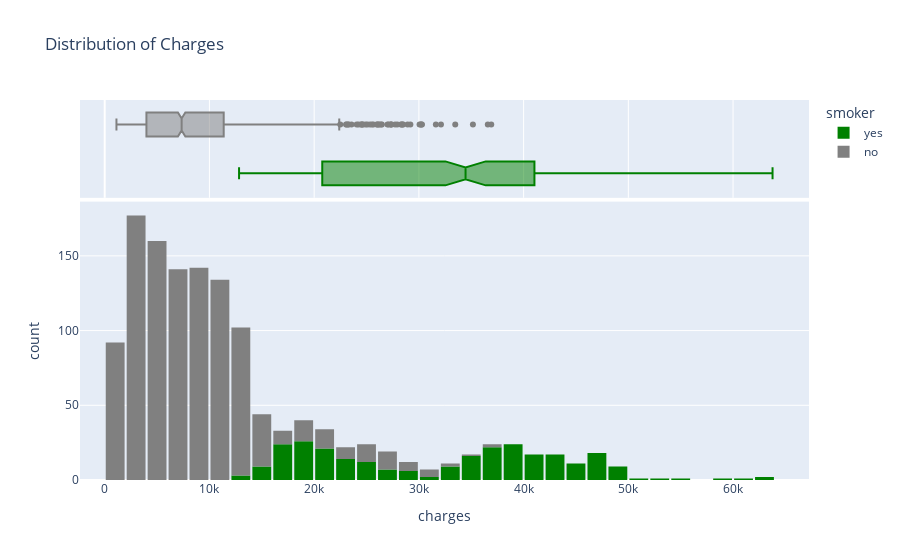

Source (notebook cell):
### Code cell
fig = px.histogram(medical_df,
                  x = 'charges',
                  marginal = 'box',
                    color ='smoker',
                  color_discrete_sequence = ['green','grey'],
                  title = 'Distribution of Charges')
fig.update_layout(bargap=0.1)
fig.show()

### Figure 1 — Plotly figure (JSON) as saved in the notebook; plotly's stock layout.template omitted (floating-point values rounded to 4 significant figures; data arrays with more than 128 entries replaced by an {"elided": "..."} marker saying what was removed)
{"data": [{"alignmentgroup": "True", "bingroup": "x", "hovertemplate": "smoker=yes<br>charges=%{x}<br>count=%{y}<extra></extra>", "legendgroup": "yes", "marker": {"color": "green", "pattern": {"shape": ""}}, "name": "yes", "offsetgroup": "yes", "orientation": "v", "showlegend": true, "type": "histogram", "x": {"elided": "274 float values"}, "xaxis": "x", "yaxis": "y"}, {"alignmentgroup": "True", "hovertemplate": "smoker=yes<br>charges=%{x}<extra></extra>", "legendgroup": "yes", "marker": {"color": "green"}, "name": "yes", "notched": true, "offsetgroup": "yes", "showlegend": false, "type": "box", "x": {"elided": "274 float values"}, "xaxis": "x2", "yaxis": "y2"}, {"alignmentgroup": "True", "bingroup": "x", "hovertemplate": "smoker=no<br>charges=%{x}<br>count=%{y}<extra></extra>", "legendgroup": "no", "marker": {"color": "grey", "pattern": {"shape": ""}}, "name": "no", "offsetgroup": "no", "orientation": "v", "showlegend": true, "type": "histogram", "x": {"elided": "1064 float values"}, "xaxis": "x", "yaxis": "y"}, {"alignmentgroup": "True", "hovertemplate": "smoker=no<br>charges=%{x}<extra></extra>", "legendgroup": "no", "marker": {"color": "grey"}, "name": "no", "notched": true, "offsetgroup": "no", "showlegend": false, "type": "box", "x": {"elided": "1064 float values"}, "xaxis": "x2", "yaxis": "y2"}], "layout": {"autosize": true, "bargap": 0.1, "barmode": "relative", "legend": {"title": {"text": "smoker"}, "tracegroupgap": 0}, "title": {"text": "Distribution of Charges"}, "xaxis": {"anchor": "y", "autorange": true, "domain": [0, 1], "range": [-2359.0, 67250.0], "title": {"text": "charges"}, "type": "linear"}, "xaxis2": {"anchor": "y2", "autorange": true, "domain": [0, 1], "matches": "x", "range": [-2359.0, 67250.0], "showgrid": true, "showticklabels": false, "type": "linear"}, "yaxis": {"anchor": "x", "autorange": true, "domain": [0, 0.7326], "range": [0, 186.3], "title": {"text": "count"}}, "yaxis2": {"anchor": "x2", "autorange": true, "domain": [0.7426, 1], "matches": "y2", "range": [-0.5, 1.5], "showgrid": false, "showline": false, "showticklabels": false, "ticks": "", "type": "category"}}}
